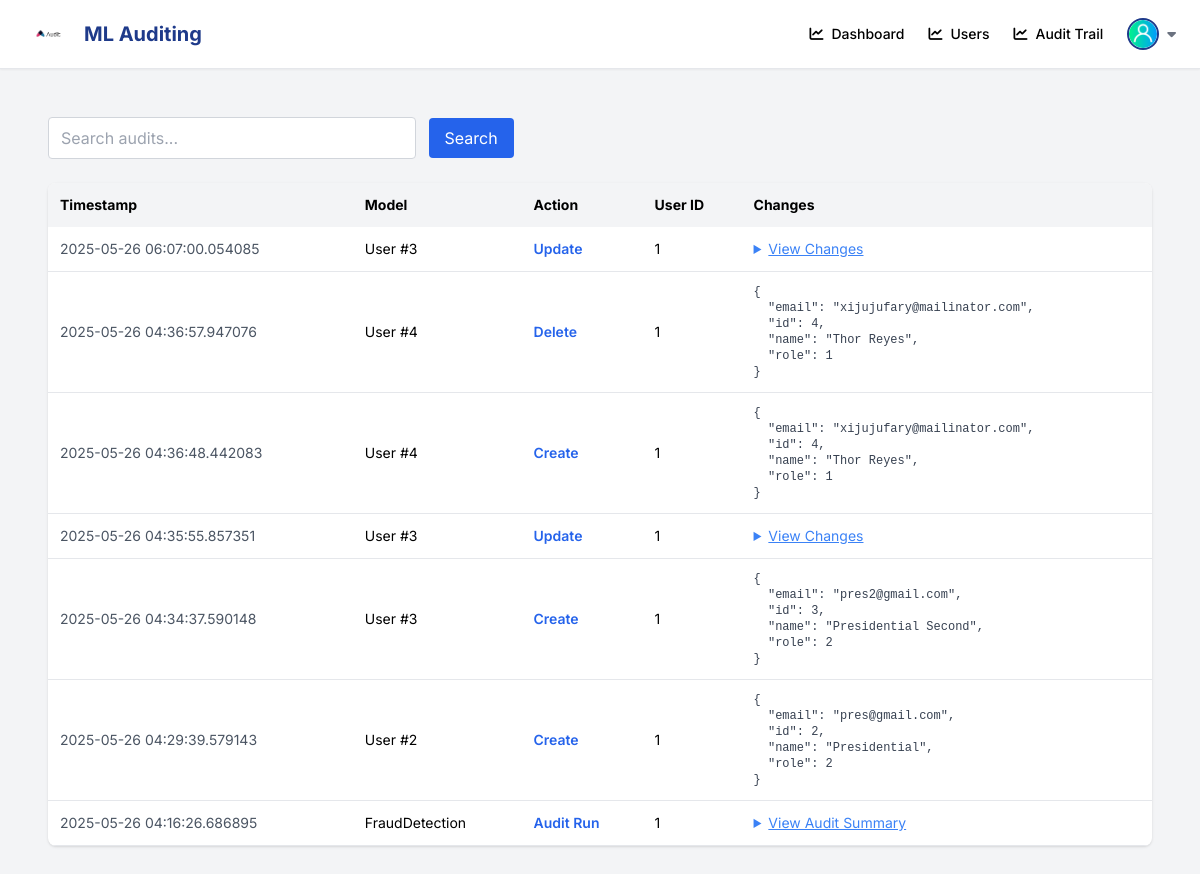
The page /audits (signed in) on the database its author committed.
### app/models.py (models this page shows, shortened)
class AuditLog(db.Model):
    id = db.Column(db.Integer, primary_key=True)
    model_name = db.Column(db.String(100))
    model_id = db.Column(db.Integer)
    action = db.Column(db.String(50))
    previous_data = db.Column(db.JSON)
    new_data = db.Column(db.JSON)
    timestamp = db.Column(db.DateTime, default=datetime.datetime.utcnow)
    user_id = db.Column(db.Integer, db.ForeignKey('user.id'))

### app/trail.py (the view)
@trail_bp.route('/audits', methods=['GET'])
@login_required
def trail():
    search_query = request.args.get('search', '').strip()
    query = AuditLog.query.order_by(AuditLog.timestamp.desc())
    if search_query:
        query = query.filter(
            (AuditLog.model_name.ilike(f'%{search_query}%')) |
            (AuditLog.action.ilike(f'%{search_query}%'))
        )
    audits_data = query.all()
    return render_template('trail.html', audit_logs=audits_data, search_query=search_query)

### app/templates/trail.html (shortened to what this page needs)
{% extends "base.html" %}
{% block content %}
<div class="max-w-7xl mx-auto p-6">
    <form method="get" class="mb-6">
        <input type="text" name="search" value="{{ search_query }}" placeholder="Search audits..."
               class="border border-gray-300 rounded px-3 py-2 w-1/3">
        <button class="ml-2 bg-blue-600 text-white px-4 py-2 rounded hover:bg-blue-700">Search</button>
    </form>
    <div class="overflow-x-auto bg-white shadow rounded-lg">
        <table class="min-w-full text-sm text-left">
            <thead class="bg-gray-100">
                <tr>
                    <th class="p-3">Timestamp</th>
                    <th class="p-3">Model</th>
                    <th class="p-3">Action</th>
                    <th class="p-3">User ID</th>
                    <th class="p-3">Changes</th>
                </tr>
            </thead>
            <tbody>
                {% for log in audit_logs %}
                <tr class="border-b hover:bg-gray-50">
                    <td class="p-3 text-gray-600">{{ log.timestamp }}</td>
                    <td class="p-3">{{ log.model_name }}{% if log.model_id %} #{{ log.model_id }}{% endif %}</td>
                    <td class="p-3 font-semibold text-blue-600 capitalize">{{ log.action.replace('_', ' ') }}</td>
                    <td class="p-3">{{ log.user_id or "System" }}</td>
                    <td class="p-3">
                        {% if log.action == 'update' %}
                            <details class="cursor-pointer">
                                <summary class="text-blue-500 underline">View Changes</summary>
                            </details>
                        {% elif log.action == 'create' %}
                            <pre class="text-xs text-gray-700">{{ log.new_data | tojson(indent=2) }}</pre>
                        {% elif log.action == 'delete' %}
                            <pre class="text-xs text-gray-700">{{ log.previous_data | tojson(indent=2) }}</pre>
                        {% elif log.action == 'audit_run' %}
                            <details class="cursor-pointer">
                                <summary class="text-blue-500 underline">View Audit Summary</summary>
                                    {% set data = log.new_data %}
                            </details>
                        {% endif %}
                    </td>
                </tr>
                {% endfor %}
            </tbody>
        </table>
    </div>
</div>
{% endblock %}

### app/templates/base.html (style rules this page uses)
body { font-family: 'Inter', sans-serif; }
:root { --primary: #1E3A8A; }

### rows shown on the page
AuditLog: timestamp "2025-05-26 06:07:00.054085", model_name "User", model_id "3", action.replace "Update", user "1"
AuditLog: timestamp "2025-05-26 04:36:57.947076", model_name "User", model_id "4", action.replace "Delete", user "1", previous_data|tojson "{ \"email\": \"xijujufary@mailinator.com\", \"id\": 4, \"name\": \"Thor Reyes\", \"role\": 1 }"
AuditLog: timestamp "2025-05-26 04:36:48.442083", model_name "User", model_id "4", action.replace "Create", user "1", new_data|tojson "{ \"email\": \"xijujufary@mailinator.com\", \"id\": 4, \"name\": \"Thor Reyes\", \"role\": 1 }"
AuditLog: timestamp "2025-05-26 04:35:55.857351", model_name "User", model_id "3", action.replace "Update", user "1"
AuditLog: timestamp "2025-05-26 04:34:37.590148", model_name "User", model_id "3", action.replace "Create", user "1", new_data|tojson "{ \"email\": \"pres2@gmail.com\", \"id\": 3, \"name\": \"Presidential Second\", \"role\": 2 }"
AuditLog: timestamp "2025-05-26 04:29:39.579143", model_name "User", model_id "2", action.replace "Create", user "1", new_data|tojson "{ \"email\": \"pres@gmail.com\", \"id\": 2, \"name\": \"Presidential\", \"role\": 2 }"
AuditLog: timestamp "2025-05-26 04:16:26.686895", model_name "FraudDetection", action.replace "Audit Run", user "1"
